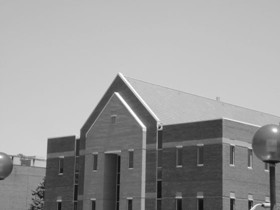
#> input picture home.jpg, 280 x 210 px
$ python canny.py   (older library calls are emulated)
#> lines starting #> are read from the running program, lines starting #| are printed output that depends on the picture; after the words box and inside, x2 and y2 are one past the last pixel; in counts of white or black regions, pixels touching at a corner belong together
#> further down, frame is the input picture: shape (210, 280, 3); min 11, max 255, mean 154.6
import numpy as np
import os
import cv2
import matplotlib.pyplot as plt
def Canny_detector(img, weak_th=None, strong_th=None):
    img = cv2.cvtColor(img, cv2.COLOR_BGR2GRAY)
    img = cv2.GaussianBlur(img, (5, 5), 1.4)
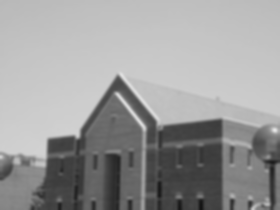
#> img: shape (210, 280); min 20, max 230, mean 154.6
    gx = cv2.Sobel(np.float32(img), cv2.CV_64F, 1, 0, 3)
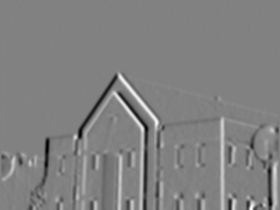
#> gx: shape (210, 280) float64; min -292, max 283, mean -0.4; drawn with min black and max white
    gy = cv2.Sobel(np.float32(img), cv2.CV_64F, 0, 1, 3)
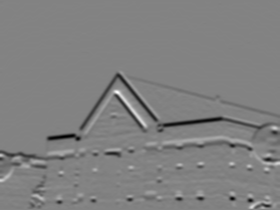
#> gy: shape (210, 280) float64; min -291, max 279, mean -3.9; drawn with min black and max white
    mag, ang = cv2.cartToPolar(gx, gy, angleInDegrees=True)
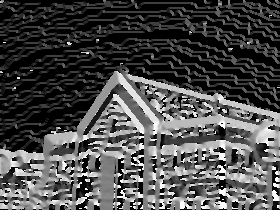
#> ang: shape (210, 280) float64; min 0, max 359.7, mean 107.3; drawn with min black and max white
    mag_max = np.max(mag)
#> mag_max = 333.4
    if not weak_th: weak_th = mag_max * 0.1
#> weak_th = 33.34
    if not strong_th: strong_th = mag_max * 0.5
#> strong_th = 166.7
    height, width = img.shape
#> height = 210; width = 280
    for i_x in range(width):
        for i_y in range(height):
            grad_ang = ang[i_y, i_x]
            grad_ang = abs(grad_ang-180) if abs(grad_ang)>180 else abs(grad_ang)
            if grad_ang <= 22.5:
                neighb_1_x, neighb_1_y = i_x-1, i_y
                neighb_2_x, neighb_2_y = i_x + 1, i_y
            elif grad_ang > 22.5 and grad_ang <= (22.5 + 45):
                neighb_1_x, neighb_1_y = i_x-1, i_y-1
                neighb_2_x, neighb_2_y = i_x + 1, i_y + 1
            elif grad_ang > (22.5 + 45) and grad_ang <= (22.5 + 90):
                neighb_1_x, neighb_1_y = i_x, i_y-1
                neighb_2_x, neighb_2_y = i_x, i_y + 1
            elif grad_ang > (22.5 + 90) and grad_ang <= (22.5 + 135):
                neighb_1_x, neighb_1_y = i_x-1, i_y + 1
                neighb_2_x, neighb_2_y = i_x + 1, i_y-1
            elif grad_ang > (22.5 + 135) and grad_ang <= (22.5 + 180):
                neighb_1_x, neighb_1_y = i_x-1, i_y
                neighb_2_x, neighb_2_y = i_x + 1, i_y
            if width > neighb_1_x >= 0 and height > neighb_1_y >= 0:
                if mag[i_y, i_x] < mag[neighb_1_y, neighb_1_x]:
                    mag[i_y, i_x] = 0
                    continue
            if width > neighb_2_x >= 0 and height > neighb_2_y >= 0:
                if mag[i_y, i_x] < mag[neighb_2_y, neighb_2_x]:
                    mag[i_y, i_x] = 0
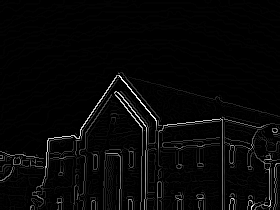
#> mag: shape (210, 280) float64; min 0, max 333.4, mean 9.8; drawn with min black and max white
    weak_ids = np.zeros_like(img)
    strong_ids = np.zeros_like(img)
    ids = np.zeros_like(img)
    for i_x in range(width):
        for i_y in range(height):
            grad_mag = mag[i_y, i_x]
            if grad_mag < weak_th:
                mag[i_y, i_x] = 0
            elif strong_th > grad_mag >= weak_th:
                ids[i_y, i_x] = 1
            else:
                ids[i_y, i_x] = 2
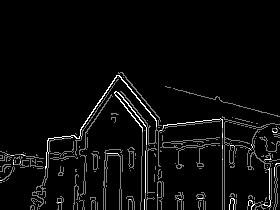
#> ids: shape (210, 280); min 0, max 2, mean 0.0843; drawn with min black and max white
    return mag
frame = cv2.imread('home.jpg',)
canny_img = Canny_detector(frame)
canny_img_bw = np.where(canny_img > 0, 255, 0).astype(np.uint8)
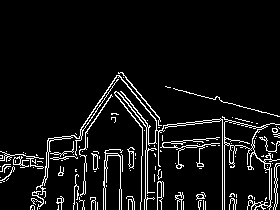
#> canny_img_bw: shape (210, 280); 7.2% white in thin lines or dots, all inside (x1, y1, x2, y2) = (0, 72, 280, 210)
plt.figure()
f, plots = plt.subplots(2, 1)
plots[0].imshow(frame)
plots[1].imshow(canny_img_bw, cmap='gray')
plt.show()
